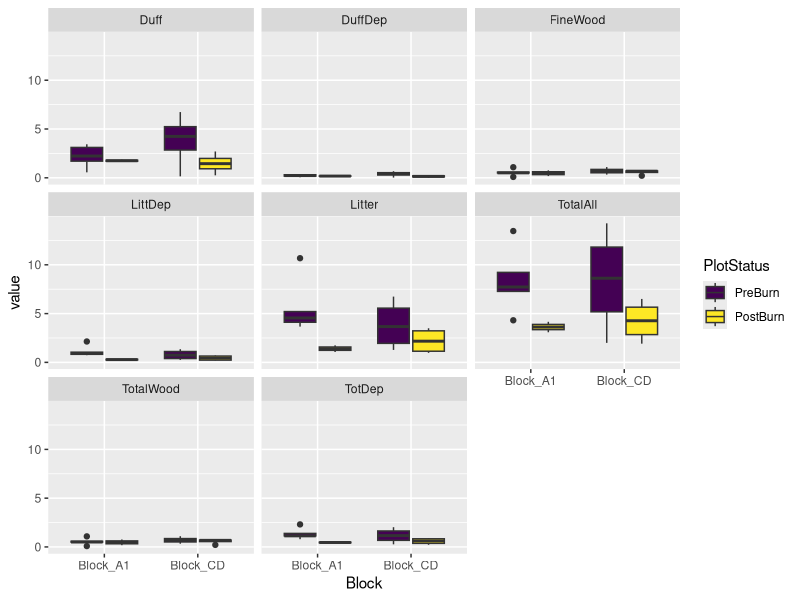
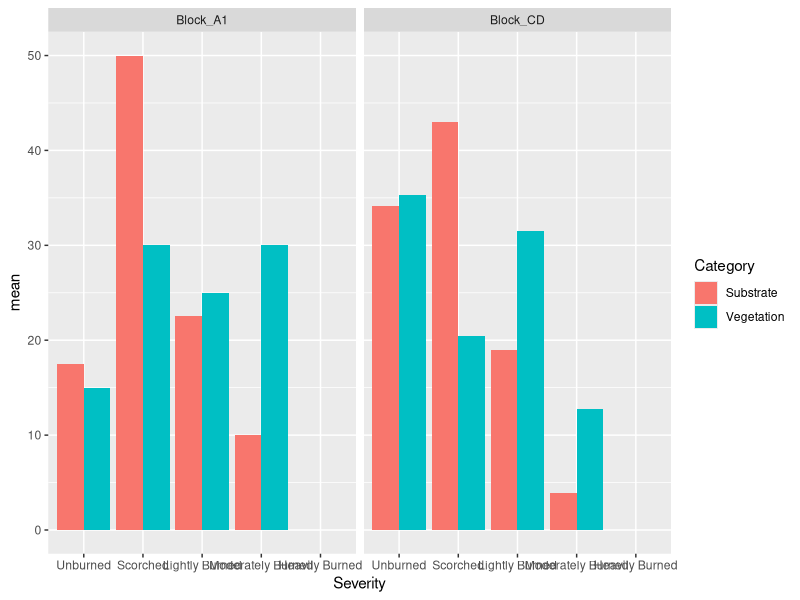

Here is the R script that generated these plots, in order:
## ---- chunk 1
knitr::opts_chunk$set(echo = TRUE)
## ---- chunk 2
library(dplyr)
library(tidyverse)
library(ggplot2)

fuels <- read.csv("Fall26RX/fall26rx_pre_post_FUELS.csv")

fuels <- fuels %>% mutate(Block = case_when(Plot == "RAP_07" | Plot == "RAP_08" | Plot == "RAP_11" | Plot == "RAP_12" ~ "Block_CD",
                                            TRUE ~ "Block_A1"))
fuels <- fuels %>% filter(Plot != "RAP_09")%>% filter(Plot != "RAP_10")

fuels2 <- fuels %>% select(c(Plot, Block, PlotStatus, FineWood, TotalWood, Duff, Litter, TotalAll, DuffDep, LittDep, TotDep)) %>%  
  pivot_longer(cols = c(FineWood, TotalWood, Duff, Litter, TotalAll, DuffDep, LittDep, TotDep), names_to = "FuelCategory", values_to = "value")

fuels2$PlotStatus <- factor(fuels2$PlotStatus, levels = c("PreBurn", "PostBurn"), ordered = TRUE)

ggplot(fuels2, aes(x = Block, y = value, fill = PlotStatus)) + geom_boxplot() + facet_wrap(vars(FuelCategory))

fuels_summary <- fuels2 %>% group_by(Block, PlotStatus, FuelCategory) %>% summarise(n = n(),
                                                                      mean = mean(value), sd = sd(value), min = min(value), max = max(value), .groups = "drop")

## ---- chunk 3
bs <- read.csv("Fall26RX/fall26rx_post_BURNSEVERITY.csv")

bs2 <- bs %>% pivot_longer(cols = c(6:15), names_to = c("Category", "Severity"), names_pattern = "([A-Za-z]+)([0-9]+)Pct", values_to = "Percent")
bs2 <- bs2 %>% mutate(Severity = case_when(Severity == 1 ~ "Heavily Burned",
                                           Severity == 2 ~ "Moderately Burned",
                                           Severity == 3 ~ "Lightly Burned", 
                                           Severity == 4 ~ "Scorched", Severity == 5 ~ "Unburned"))

bs2$Severity <- factor(bs2$Severity, levels = c("Unburned", "Scorched", "Lightly Burned", "Moderately Burned", "Heavily Burned"), ordered = TRUE)
bs2 <- bs2 %>% mutate(Block = case_when(Plot == "RAP_07" | Plot == "RAP_08" | Plot == "RAP_11" | Plot == "RAP_12" ~ "Block_CD",
                                            TRUE ~ "Block_A1"))
bs2 <- bs2 %>% mutate(Category = case_when(Category == "Sub" ~ "Substrate", Category == "Veg" ~ "Vegetation"))

bs_summary <- bs2 %>% group_by(Block, Category, Severity) %>% summarise(n = n(),
                                                                      mean = mean(Percent), sd = sd(Percent),  .groups = "drop")


ggplot(bs_summary, aes(x = Severity, y = mean, fill = Category)) + geom_col(position = position_dodge()) + facet_wrap(vars(Block))


## ---- chunk 4
trees <- read.csv("Fall26RX/fall26rx_pre_post_TREES.csv")

postburn <- trees %>% filter(PlotStatus == "PostBurn")

postburn <- postburn %>% mutate(Block = case_when(Plot == "RAP_07" | Plot == "RAP_08" | Plot == "RAP_11" | Plot == "RAP_12" ~ "Block_CD",
                                            TRUE ~ "Block_A1"))

postburn <- postburn %>% rename(Char_Ht_m = Char.Ht., Scorch_Ht_m = Scorch.Ht., CrownScorch_Pct = Crown.Scorch..) %>% pivot_longer(cols = c(Char_Ht_m, Scorch_Ht_m, CrownScorch_Pct), names_to = "measurement", values_to = "value")

postburn_summary <- postburn %>% group_by(Block, measurement) %>% summarise(n = n(), mean = mean(value), sd = sd(value), .groups = "drop")
